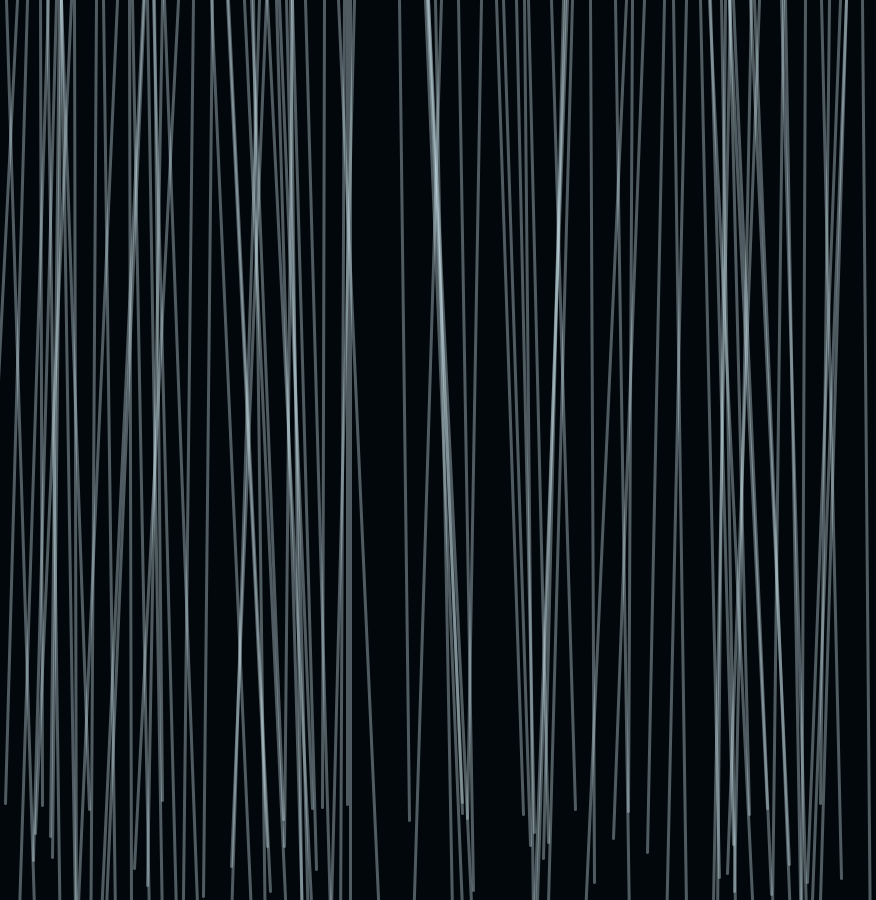
Frame 1 (no input)
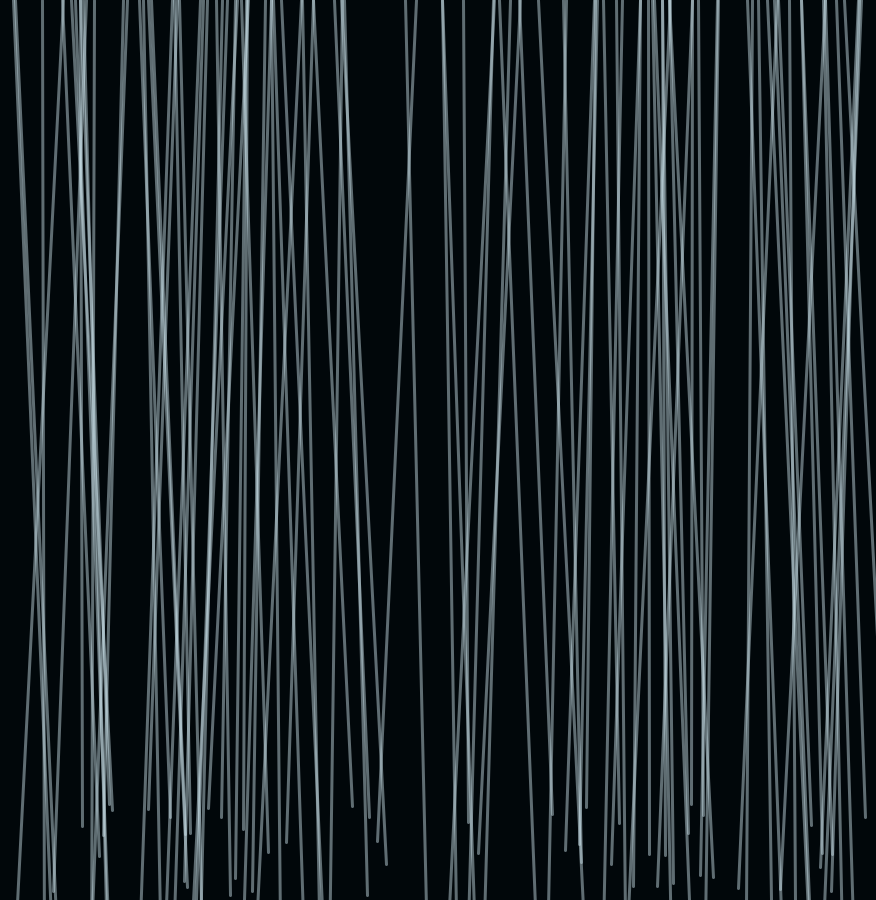
Frame 60 (the mouse pressed at the canvas centre just before this capture)
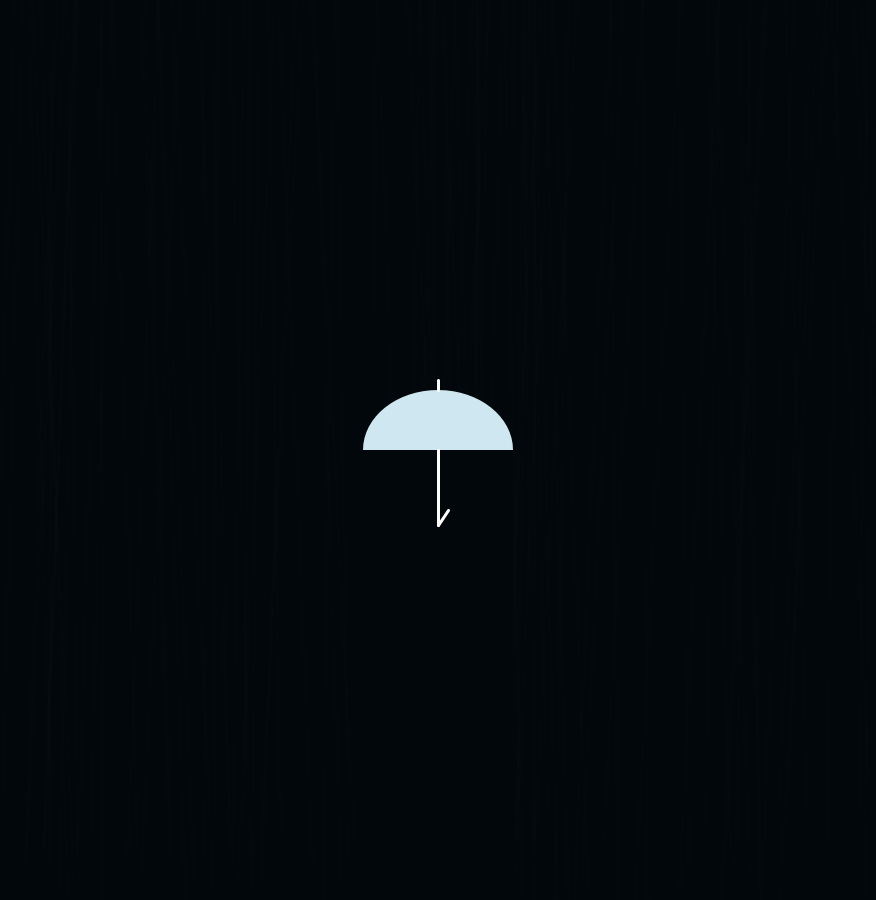
Frame 120 (the mouse held since frame 60 and released just before this capture)

The Processing sketch that drew these frames (run headless with seeded random() and noise(); from frame 60 on, the mouse is pressed at the canvas centre):

// Processing sketch: processing_163637
// ── processing_163637.pde

void setup()
{
  size(876,900);
  frameRate(10);
  smooth();
}

void draw()
{
  int n = 0;
  background(1,7,10);
  float alpha = random(150);
  stroke(206,231,240,alpha);
  
  for(int i=0; i<100; i+=1)
  {
    strokeWeight(3);
    float x = random(width);
    float a = random(-PI/60, PI/60);
    float size = random(800,1000);
    line(x,0 ,x+size*sin(a),size*cos(a)); 
  }
  if(mousePressed)
  {
    noStroke();
    fill(206,231,240);
    ellipse(mouseX,mouseY, 150,120);
    fill(1,7,10);
    rect(mouseX-75,mouseY,150,900-mouseY);
    stroke(255);
    line(mouseX,mouseY, mouseX, mouseY+75);
    line(mouseX,mouseY+75,mouseX+10,mouseY+60);
    line(mouseX,mouseY-60,mouseX,mouseY-70);
  }
}
